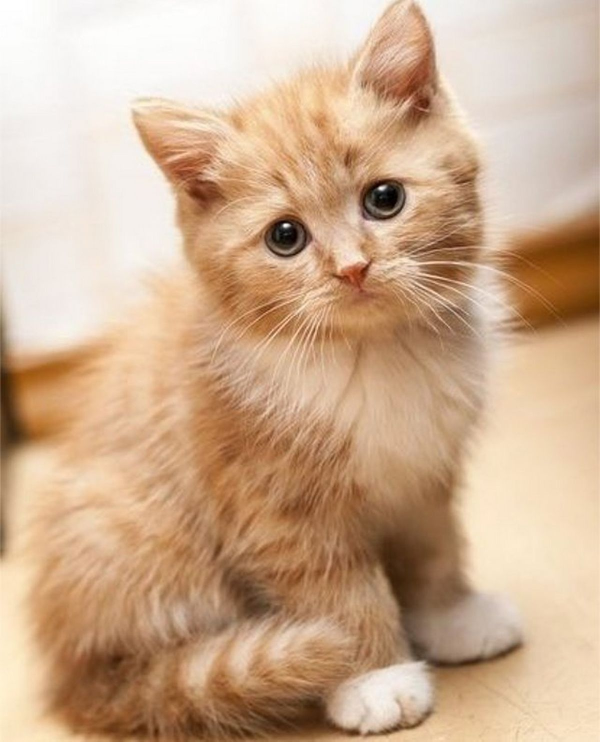
#> input picture Python/24_is_lab6/24_is_lab6_numpy/kotik.jpg, 1200 x 1483 px (shown at 1/2 size)
$ python 24_is_lab6_numpy.py
#> lines starting #> are read from the running program, lines starting #| are printed output that depends on the picture
from PIL import Image
import numpy as np

# 1
# a
arr_1 = np.full((3, 4), 3)
print('a)', arr_1)

# b
arr_2 = np.random.randint(0, 9, size=(2, 4))
print('b)', arr_2)

# c
print('c)', arr_1.size, arr_2.size)

# d
print('d)', np.row_stack((arr_1, arr_2)))

# e
arr_3 = np.array([1, 8, 6, 5, 8, 3])
print('e)', arr_3)

# f
arr_4 = arr_3 * 3 + 1
print('f)', arr_4)

# g
arr_5 = arr_3.reshape((2, 3))
print('g)', arr_5)

# h
print('h)', np.min(arr_5, 1))

# i
print('i)', np.mean(arr_5))

# j
arr_6 = np.square(np.arange(11))
print('j)', arr_6)

# k
print('k)', arr_6[::2])

# l
print('l)', arr_6[::-1])

# m
arr_6[::2] = 2
print('m)', arr_6)

# n
print('n)', 49 in arr_6)

# o
a = np.random.randint(-10, 10, size=(4, 5))
b = a[a < 0]
print('o) (a)', a)
print('o) (b)', b, '\n')


# 2
def make_field(size):
    chess = np.zeros((size, size), dtype='int8')
    chess[size % 2::2, ::2] = 1
    chess[(size + 1) % 2::2, 1::2] = 1
    return chess


print(make_field(8), '\n')


# 3
def super_sort(rows, cols):
    arra = np.random.randint(1, 101, (rows, cols))
    arrb = arra.copy()
    arrb[:, ::2] = -np.sort(-arrb[:, ::2], axis=0)
    arrb[:, 1::2] = np.sort(arrb[:, 1::2], axis=0)
    return arra, arrb


print(super_sort(4, 5), '\n')


# 4
def bw_convert(url):
#> called with url = 'kotik.jpg'
    image = Image.open(url)
#> image is the input picture: PIL image 1200x1483 RGB; mean R, G, B 205.1, 173, 144.2
    array = np.asarray(image, dtype='uint8')
    k = np.array([0.2989, 0.587, 0.114])
    width, height, _ = array.shape
#> width = 1483; height = 1200
    array.reshape(width * height, 3)
    out = np.matmul(array, k)
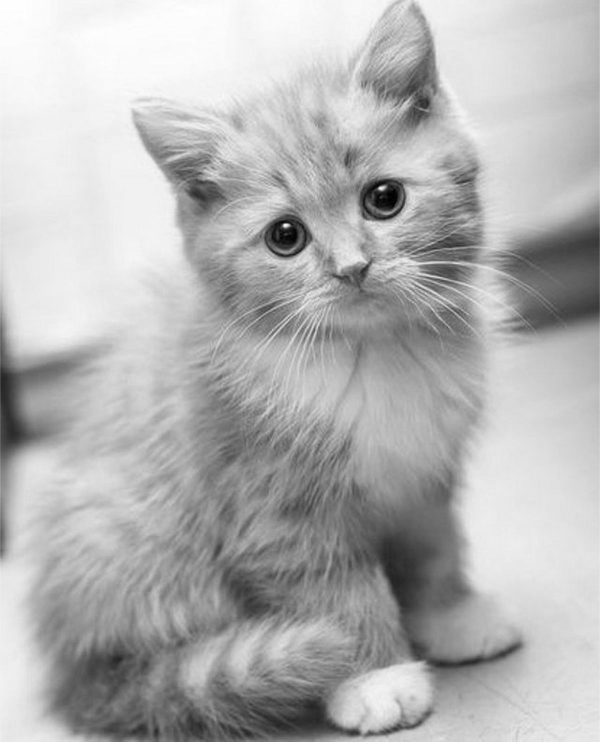
#> out: shape (1483, 1200) float64 (shown at 1/2 size); min 0.299, max 255, mean 179.3
    out.reshape(width, height)
    image_out = Image.fromarray(out.astype(np.uint8))
    image_out.save("result.jpg")


bw_convert("kotik.jpg")


# 5
#> (the run stopped early here; a loop or call above may not have finished)
